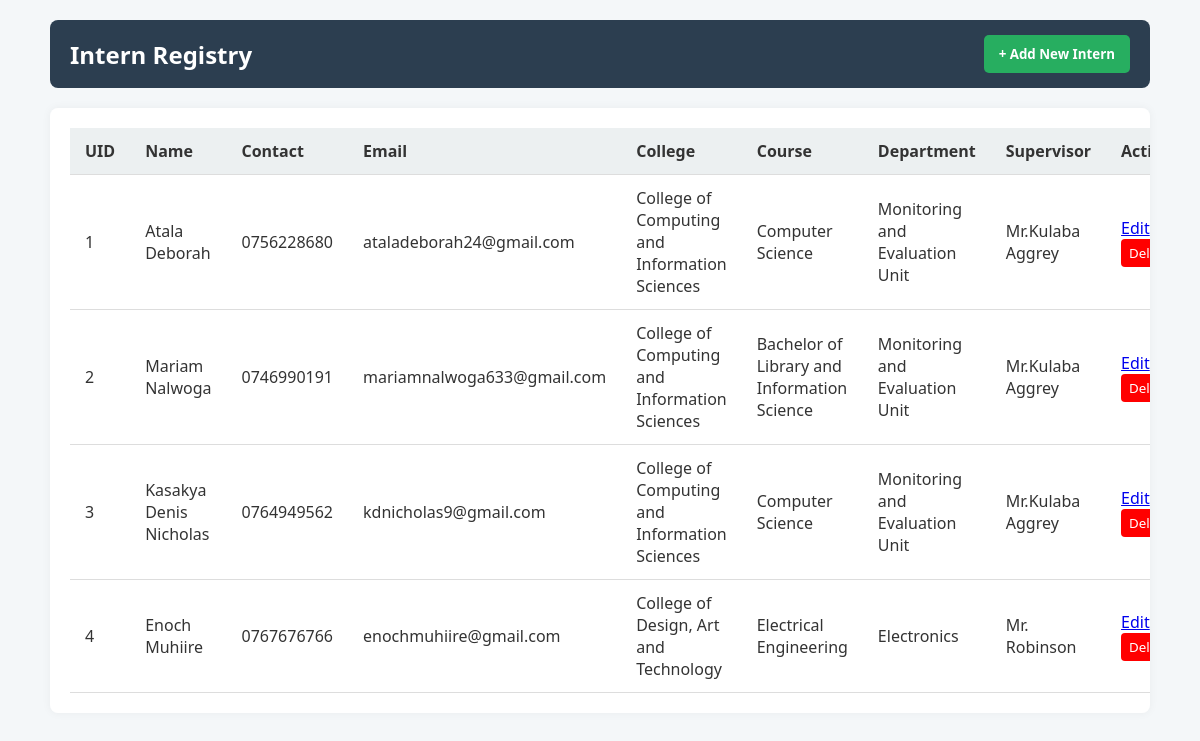
The page /registry/ on the database its author committed.
### database/models.py (models this page shows, shortened)
class Intern(models.Model):
    name = models.CharField(max_length=100)
    contact = models.CharField(max_length=15)
    email = models.EmailField()
    college = models.CharField(max_length=100)
    course = models.CharField(max_length=100)
    department = models.CharField(max_length=100)
    supervisor = models.CharField(max_length=100)

### database/views.py (the view)
# urls.py: path('registry/', views.intern_registry, name='intern_registry'),
def intern_registry(request):
    interns = Intern.objects.all()
    return render(request, 'database/registry.html', {'interns': interns})

### database/templates/database/registry.html (shortened to what this page needs)
{% load static %}
<!DOCTYPE html>
<html lang="en">
<head>
  <link rel="stylesheet" href="{% static 'database/registry.css' %}">
</head>
<body>
  <main class="main-content">
    <header class="topbar">
      <h1>Intern Registry</h1>
      <button id="openFormBtn">+ Add New Intern</button>
    </header>
    <section class="registry-table">
      <table>
        <thead>
          <tr>
            <th>UID</th>
            <th>Name</th>
            <th>Contact</th>
            <th>Email</th>
            <th>College</th>
            <th>Course</th>
            <th>Department</th>
            <th>Supervisor</th>
            <th>Actions</th>
          </tr>
        </thead>
        <tbody>
          {% for intern in interns %}
          <tr>
            <td>{{ forloop.counter }}</td>
            <td>{{ intern.name }}</td>
            <td>{{ intern.contact }}</td>
            <td>{{ intern.email }}</td>
            <td>{{ intern.college }}</td>
            <td>{{ intern.course }}</td>
            <td>{{ intern.department }}</td>
            <td>{{ intern.supervisor }}</td>
            <td>
      <a href="{% url 'edit_intern' intern.id %}" class="btn btn-primary btn-sm">Edit</a>
      <form method="post" action="{% url 'delete_intern' intern.id %}" style="display:inline;">
        <button type="submit" onclick="return confirm('Are you sure you want to delete this intern?')"
          class="btn btn-danger btn-sm">Delete</button>
      </form>
     </td>
          </tr>
          {% empty %}
          <tr>
            <td colspan="9">No interns found.</td>
          </tr>
          {% endfor %}
        </tbody>
      </table>
    </section>
  </main>
</body>
</html>

### database/static/database/registry.css (style rules this page uses)
* { margin: 0; padding: 0; box-sizing: border-box; font-family: "Segoe UI", sans-serif; }
body { background-color: #f4f7f9; color: #333; min-height: 100vh; }
.main-content { padding: 20px; max-width: 95%; margin: 0 auto; }
.topbar { display: flex; justify-content: space-between; align-items: center; background-color: #2c3e50; color: white; padding: 15px 20px; border-radius: 8px; margin-bottom: 20px; }
.topbar h1 { font-size: 24px; }
.topbar button { background-color: #27ae60; color: white; border: none; padding: 10px 15px; border-radius: 5px; cursor: pointer; font-weight: bold; }
.registry-table { background-color: white; border-radius: 8px; padding: 20px; overflow-x: auto; box-shadow: 0 0 10px rgba(0,0,0,0.05); }
table { width: 100%; border-collapse: collapse; }
th, td { padding: 12px 15px; text-align: left; border-bottom: 1px solid #ddd; }
th { background-color: #ecf0f1; font-weight: 600; }
.btn-danger { background-color: red; color: white; border: none; padding: 5px 8px; border-radius: 4px; cursor: pointer; }

### rows shown on the page
Intern: name "Atala Deborah", contact "0756228680", email "ataladeborah24@gmail.com", college "College of Computing and Information Sciences", course "Computer Science", department "Monitoring and Evaluation Unit", supervisor "Mr.Kulaba Aggrey"
Intern: name "Mariam Nalwoga", contact "0746990191", email "mariamnalwoga633@gmail.com", college "College of Computing and Information Sciences", course "Bachelor of Library and Information Science", department "Monitoring and Evaluation Unit", supervisor "Mr.Kulaba Aggrey"
Intern: name "Kasakya Denis Nicholas", contact "0764949562", email "kdnicholas9@gmail.com", college "College of Computing and Information Sciences", course "Computer Science", department "Monitoring and Evaluation Unit", supervisor "Mr.Kulaba Aggrey"
Intern: name "Enoch Muhiire", contact "0767676766", email "enochmuhiire@gmail.com", college "College of Design, Art and Technology", course "Electrical Engineering", department "Electronics", supervisor "Mr. Robinson"
